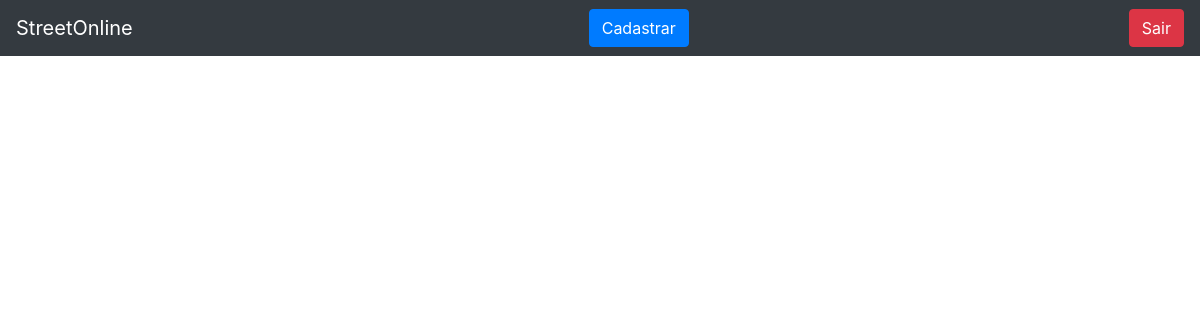
Before: /livro/home/ (signed in) with the older database file.
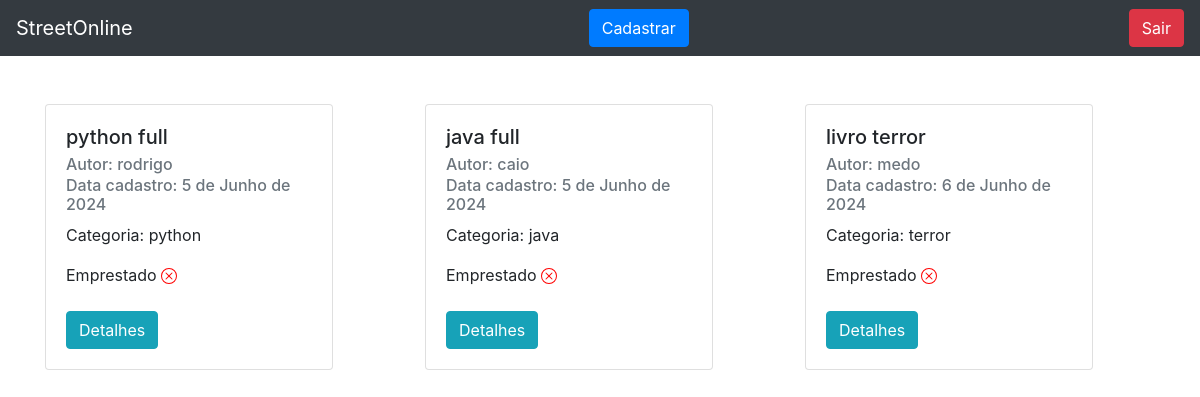
After: the same page with the newer database file.
### livro/models.py (models this page shows, shortened)
class Livros(models.Model):
    nome = models.CharField(max_length=60)
    autor = models.CharField(max_length=30)
    co_autor = models.CharField(max_length=30, blank=True)
    data_cadastro = models.DateField(default=date.today)
    emprestado = models.BooleanField(default=False)
    categoria = models.ForeignKey(Categoria,on_delete= models.DO_NOTHING)
    usuario = models.ForeignKey(Usuario,on_delete=models.DO_NOTHING)
    class Meta:
        verbose_name = 'Livro'

class Categoria(models.Model):
    nome = models.CharField(max_length=30)
    descricao = models.TextField()
    usuario = models.ForeignKey(Usuario, on_delete=models.DO_NOTHING)
    def __str__(self):
        return self.nome

### livro/views.py (the view)
# urls.py: path('home/', views.home, name='home'),
def home(request):
    if request.session.get('usuario'):
        usuario = Usuario.objects.get(id = request.session['usuario'])
        status_categoria = request.GET.get('cadastro_categoria')
        livros = Livros.objects.filter(usuario = usuario)
        form = CadastroLivro()
        form.fields['usuario'].initial = request.session['usuario']
        form.fields['categoria'].queryset = Categoria.objects.filter(usuario = usuario)
        form_categoria = CategoriaLivro()
        usuarios = Usuario.objects.all()
        return render(request,'home.html', {'livros' : livros, 'usuario_logado': request.session.get('usuario'),
                                            'form': form, 'status_categoria': status_categoria,'form_categoria': form_categoria,
                                            'usuarios':usuarios})
    else:
        return redirect('/auth/login/?status=2')

### livro/templates/home.html (shortened to what this page needs)
{% extends 'base.html' %}
{% block 'conteudo' %}
<br>
<br>
<div class="container">
	<div class="row">
		{% for livro in livros %}
			<div class="col-md">
				<div class="card" style="width: 18rem;">
				  <div class="card-body">
					<h5 class="card-title">{{livro.nome}}</h5>
					<h6 class="card-subtitle mb-2 text-muted">Autor: {{livro.autor}}</h6>
					<h6 class="card-subtitle mb-2 text-muted">Data cadastro: {{livro.data_cadastro}}</h6>
					<p class="card-text">Categoria: {{livro.categoria}}</p>
	 			    Emprestado
					  <br>
					  <br>
					  <a href="{% url 'ver_livros' livro.id %}" class="btn btn-info">Detalhes</a>
				  </div>
				</div>
			</div>
		{% endfor %}
	</div>
</div>
{% endblock %}

Changed rows visible on the page:
added Livros: nome "python full", autor "rodrigo", data_cadastro "5 de Junho de 2024", categoria "python", emprestado False (drawn)
added Livros: nome "java full", autor "caio", data_cadastro "5 de Junho de 2024", categoria "java", emprestado False (drawn)
added Livros: nome "livro terror", autor "medo", data_cadastro "6 de Junho de 2024", categoria "terror", emprestado False (drawn)
